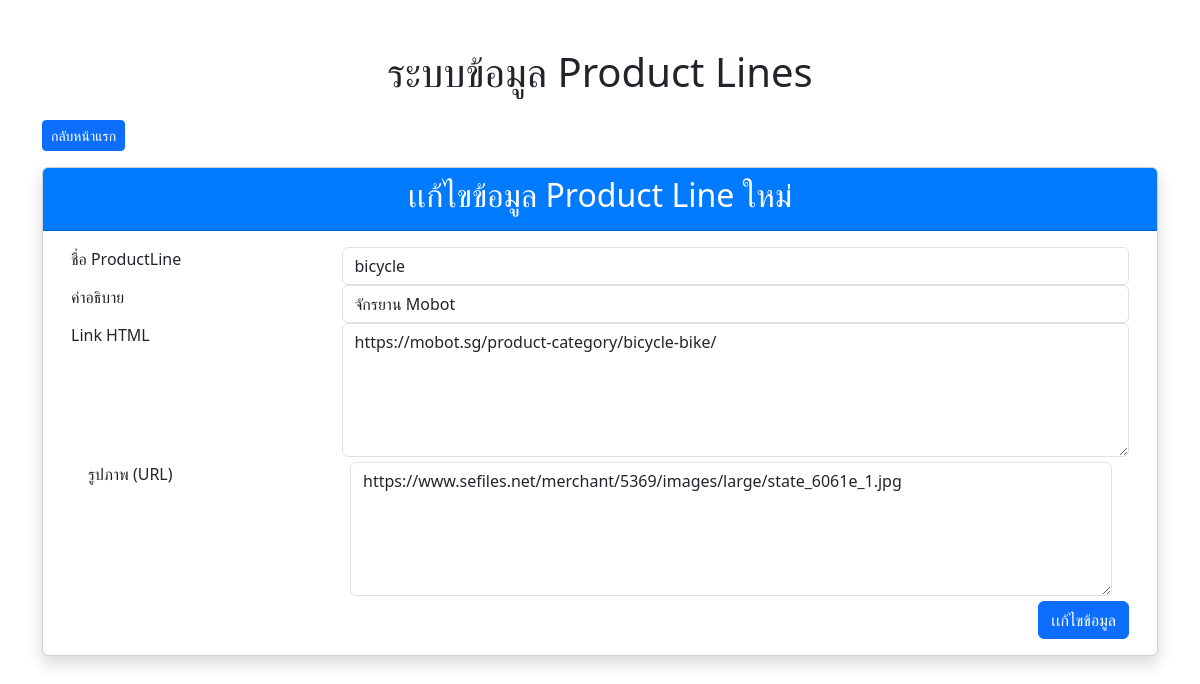
Page /PHP_DBSpecial/edit_product.php?idx=bicycle on the committed database.
### tables this page shows
CREATE TABLE `new_productlines` (
  `productLine` varchar(50) NOT NULL,
  `textDescription` varchar(4000) DEFAULT NULL,
  `htmlDescription` mediumtext DEFAULT NULL,
  `image` blob DEFAULT NULL
);

### PHP_DBSpecial/edit_product.php (the view, shortened to what this page needs)
<!DOCTYPE html>
<html lang="en">
<head>
    <link href="https://cdn.jsdelivr.net/npm/bootstrap@5.3.3/dist/css/bootstrap.min.css" rel="stylesheet">
</head>
<body>
    <?php
include 'dbconnect.php';
if (isset($_GET['idx'])) {
    $sql = "SELECT productLine, textDescription, htmlDescription, image FROM new_productlines WHERE productLine = ?";
    $stmt = $conn->prepare($sql);
    $stmt->bind_param("s", $_GET['idx']);
    $stmt->execute();
    $result = $stmt->get_result();
    $row = ($result->num_rows == 1) ? $result->fetch_assoc() : exit('edit error');
}
    ?>
    <div class="container mt-5">
        <h1 class="text-center mb-4">ระบบข้อมูล Product Lines</h1>
        <a href="product.php" class="btn btn-primary btn-sm mb-3">กลับหน้าแรก</a>
        <div class="card shadow">
            <div class="card-header">
                <h2 class="card-title text-center">เเก้ไขข้อมูล Product Line ใหม่</h2>
            </div>
            <div class="card-body">
                <form action="" method="post">
                    <div class="container">
                        <div class="row">
                            <div class="col-3">ชื่อ ProductLine</div>
                            <div class="col-9">
                                <input class="form-control" type="text" name="productline" value="<?php echo htmlspecialchars($row["productLine"]); ?>">
                            </div>
                        </div>
                        <div class="row">
                            <div class="col-3">ค่าอธิบาย</div>
                            <div class="col-9">
                                <input class="form-control" type="text" name="description" value="<?php echo htmlspecialchars($row["textDescription"]); ?>">
                            </div>
                        </div>
                        <div class="row">
                            <div class="col-3">Link HTML</div>
                            <div class="col-9">
                                <textarea class="form-control" type="text" name="html" rows="5"><?php echo htmlspecialchars($row["htmlDescription"]); ?></textarea>
                            </div>
                        </div>
                        <div class="row" style="margin: 5px;">
                            <div class="col-3">รูปภาพ (URL)</div>
                            <div class="col-9"> <textarea class="form-control" type="text" name="image" rows="5"><?php echo htmlspecialchars($row["image"]); ?></textarea> </div>
                        </div>
                        <div class="col-12 d-flex justify-content-end">
                            <input class="btn btn-primary" type="submit" name="edit" value="เเก้ไขข้อมูล">
                        </div>
                    </div>
                </form>
            </div>
        </div>
    </div>
</body>
</html>

### PHP_DBSpecial/edit_product.php (style rules this page uses)
.card-header { background-color: #007bff; color: white; }

### rows in the picture
new_productlines: productline "bicycle", description "จักรยาน Mobot", html "https://mobot.sg/product-category/bicycle-bike/", image "https://www.sefiles.net/merchant/5369/images/large/state_6061e_1.jpg"
